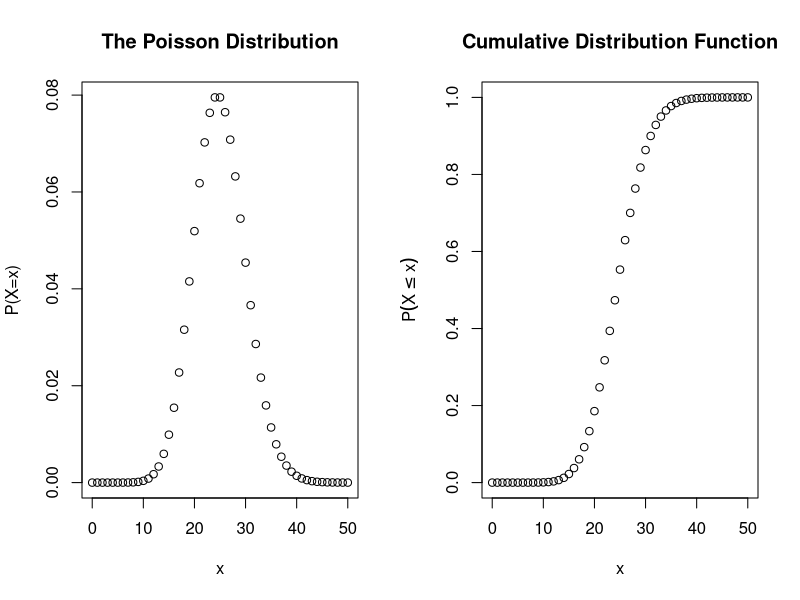

The R script that drew this image:
## ---- chunk 1
knitr::opts_chunk$set(echo = TRUE)
## ---- chunk 2
# create input parameters
n <-50; l <- 25
x=0:50
## ---- chunk 3
#calculating probability mass distribution and cumulative distribution
pmval=dpois(x,lambda=l)
pmval
## ---- chunk 4
#calculating cumulative density
cdval=ppois(x,lambda = l)
cdval
## ---- chunk 5
par(mfrow=c(1,2))
plot(x,pmval,xlab="x",ylab="P(X=x)", main="The Poisson Distribution")
plot(x,cdval,xlab="x",ylab=expression(P(X<=x)),main="Cumulative Distribution Function")

